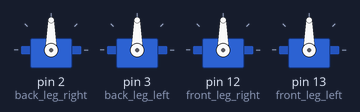
Bench run of a sketch on a simulated Arduino Uno, built with avr-gcc and run on an emulated ATmega328P. Parts: 4 × servo.

Above: at 0.05 s.
At 2.05 s:
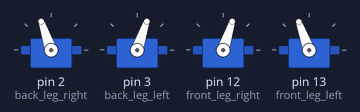
At 2.9 s:
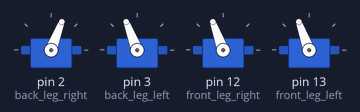
At 3.9 s:
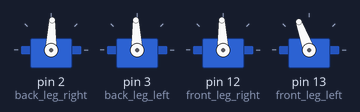
At 6.1 s:
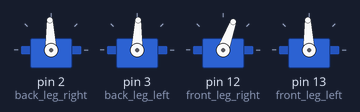
At 7.75 s:
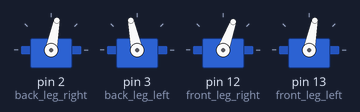
Timing chart, 0 to 10.1 s (numbered marks = the images above):
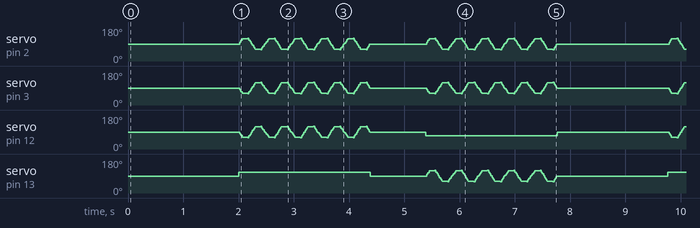

Measured:
- by itself, servo on pin 2 (back_leg_right), servo on pin 3 (back_leg_left), servo on pin 12 (front_leg_right), servo on pin 13 (front_leg_left): moves between 60° and 120°, repeating every 7.8 s

The sketch:

body.ino
```cpp
#include <Servo.h>
Servo back_leg_right;
Servo back_leg_left;
Servo front_leg_right;
Servo front_leg_left;

void setup() {
  back_leg_right.attach(2);
  back_leg_left.attach(3);
  front_leg_right.attach(12);
  front_leg_left.attach(13);
}

void loop() {
  stand();
  delay(2000);
  turn_left(5);
  delay(1000);
  turn_right(5);
}
```

leg_control.ino
```cpp
/** Makes the robot stand in upright position */
void stand() {
  back_leg_right.write(90);
  back_leg_left.write(90);
  front_leg_right.write(90);
  front_leg_left.write(90);
}

/** Moves the robot forwards given number of steps */
void step_forward(int steps) {
  for (int step = 0; step < steps; step++) {
    for (int i = 0; i < 30; i++) {
      step_with_left_leg(i);
      delay(10);
    }
    delay(100);
    for (int i = 30; i > 0; i--) {
      step_with_left_leg(i);
      delay(10);
    }
    stand();
    for (int i = 0; i < 30; i++) {
      step_with_right_leg(i);
      delay(10);
    }
    delay(100);
    for (int i = 30; i > 0; i--) {
      step_with_right_leg(i);
      delay(10);
    }
    stand();
    delay(50);
  }
}

void turn_left(int steps) {
  for (int step = 0; step < steps; step++) {
    withdraw_front_leg_left(20);
    for (int i = 0; i < 30; i++) {
      lift_back_leg_right(i);
      lift_back_leg_left(i);
      withdraw_front_leg_right(i);
      delay(2);
    }
    delay(100);
    for (int i = 30; i > 0; i--) {
      lift_back_leg_right(i);
      lift_back_leg_left(i);
      withdraw_front_leg_right(i);
      delay(2);
    }
    for (int i = 0; i < 30; i++) {
      lift_front_leg_right(i);
      withdraw_back_leg_right(i);
      withdraw_back_leg_left(i);
      delay(2);
    }
    delay(100);
    for (int i = 30; i > 0; i--) {
      lift_front_leg_right(i);
      withdraw_back_leg_right(i);
      withdraw_back_leg_left(i);
      delay(2);
    }
    stand();
    delay(10);
  }
}

void turn_right(int steps) {
  for (int step = 0; step < steps; step++) {
    withdraw_front_leg_right(20);
    for (int i = 0; i < 30; i++) {
      lift_back_leg_right(i);
      lift_back_leg_left(i);
      withdraw_front_leg_left(i);
      delay(2);
    }
    delay(100);
    for (int i = 30; i > 0; i--) {
      lift_back_leg_right(i);
      lift_back_leg_left(i);
      withdraw_front_leg_left(i);
      delay(2);
    }
    for (int i = 0; i < 30; i++) {
      lift_front_leg_left(i);
      withdraw_back_leg_right(i);
      withdraw_back_leg_left(i);
      delay(2);
    }
    delay(100);
    for (int i = 30; i > 0; i--) {
      lift_front_leg_left(i);
      withdraw_back_leg_right(i);
      withdraw_back_leg_left(i);
      delay(2);
    }
    stand();
    delay(10);
  }
}

/** Makes the robot sit down */
void sit() {
  stand();
  lift_back_leg_right(90);
  lift_back_leg_left(90);
  withdraw_front_leg_right(40);
  withdraw_front_leg_left(40);
}

/** Moves left front and right back leg forwards to given degrees and
  /*  withdraws the other two legs to the same degree. **/
void step_with_left_leg(int degree) {
  lift_front_leg_left(degree);
  lift_back_leg_right(degree);
  withdraw_front_leg_right(degree);
  withdraw_back_leg_left(degree);
}

/** Moves right front and left back leg forwards to given degrees and
  /*  withdraws the other two legs to the same degree. **/
void step_with_right_leg(int degree) {
  lift_front_leg_right(degree);
  lift_back_leg_left(degree);
  withdraw_front_leg_left(degree);
  withdraw_back_leg_right(degree);
}

void lift_front_leg_right(int degree) {
  front_leg_right.write(90 + degree);
}

void lift_front_leg_left(int degree) {
  front_leg_left.write(90 - degree);
}

void lift_back_leg_right(int degree) {
  back_leg_right.write(90 + degree);
}

void lift_back_leg_left(int degree) {
  back_leg_left.write(90 - degree);
}

void withdraw_front_leg_right(int degree) {
  front_leg_right.write(90 - degree);
}

void withdraw_front_leg_left(int degree) {
  front_leg_left.write(90 + degree);
}

void withdraw_back_leg_right(int degree) {
  back_leg_right.write(90 - degree);
}

void withdraw_back_leg_left(int degree) {
  back_leg_left.write(90 + degree);
}
```
